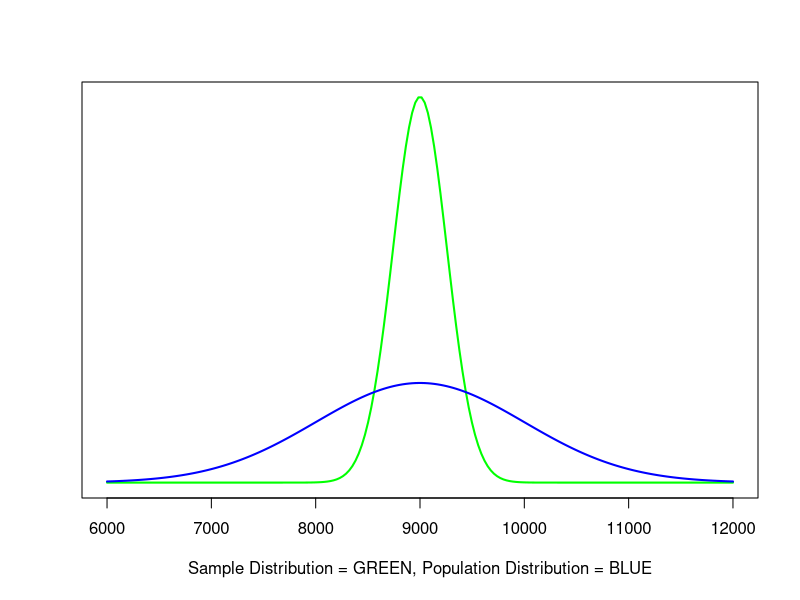

Here is the R script that generated this plot:
## ---- chunk 1
# library(IS606)
## ---- chunk 2
(180 - 171.1) / 9.4
## ---- chunk 3
(155 - 171.1) / 9.4
## ---- chunk 4
9.4/sqrt(507)
## ---- chunk 5
(89.11 - 80.31) / 2
## ---- chunk 6
# compute the standard error
se = 4.31/sqrt(36)

# now find the Z score
(30.69 - 32) / se
## ---- chunk 7
pnorm(-1.82)
## ---- chunk 8
se = 4.31 / sqrt(36)
lower = 30.69 - 1.645 * se
upper = 30.69 + 1.645 * se
c(lower, upper)
## ---- chunk 9
# compute standard error
se = 6.5 / sqrt(36)

# compute Z score
(118.2 - 100) / se
## ---- chunk 10
2 * (1 - pnorm(16.8))
## ---- chunk 11
se = 6.5 / sqrt(36)
lower = 118.2 - 1.645 * se
upper = 118.2 + 1.645 * se
c(lower, upper)
## ---- chunk 12
zScore <- (10500 - 9000) / 1000
1 - pnorm(zScore)
## ---- chunk 13
se <- 1000/sqrt(15)
se
## ---- chunk 14
zScore <- (10500 - 9000) / se
zScore
1 - pnorm(zScore)
## ---- chunk 15
# set dimension/boundaries of plotting space
par.orig <- par(mfrow=c(1,2), mar=c(2,1,1.5,1))
par(par.orig)

# set the width of the X axis
x <- seq(6000,12000,length=200)

# set the parameters for the sample relative to the y axis
y <- dnorm(x,mean=9000, sd=se)

# plot the distribution of the sample
plot(x, y, type = "l", lwd = 2, xlim = c(6000, 12000), ylab='', xlab='Sample Distribution = GREEN, Population Distribution = BLUE', yaxt='n', col='green')

# set the parameters for the population relative to the y axis
y <- dnorm(x,mean=9000, sd=1000)
# plot the distribution of the population
lines(x, y, type = "l", lwd = 2, xlim = c(6000, 12000), ylab='', xlab='', yaxt='n', col='blue')

# return to normal 1x1 plotting:
par(mfrow = c(1, 1))
